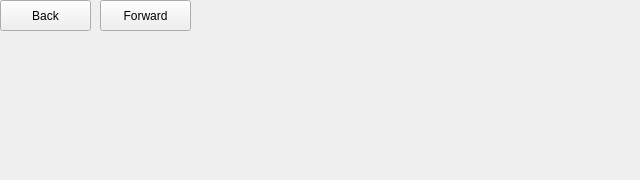
<?xml version="1.0" encoding="UTF-8"?>
<ui version="4.0">
 <class>ResourceBrowser</class>
 <widget class="QDockWidget" name="ResourceBrowser">
  <property name="geometry">
   <rect>
    <x>0</x>
    <y>0</y>
    <width>640</width>
    <height>180</height>
   </rect>
  </property>
  <property name="minimumSize">
   <size>
    <width>640</width>
    <height>180</height>
   </size>
  </property>
  <property name="windowTitle">
   <string>ui.resourcebrowser.title</string>
  </property>
  <widget class="QWidget" name="dockWidgetContents">
   <widget class="QScrollArea" name="resourceScroll">
    <property name="geometry">
     <rect>
      <x>0</x>
      <y>30</y>
      <width>641</width>
      <height>131</height>
     </rect>
    </property>
    <property name="frameShape">
     <enum>QFrame::NoFrame</enum>
    </property>
    <property name="frameShadow">
     <enum>QFrame::Sunken</enum>
    </property>
    <property name="widgetResizable">
     <bool>true</bool>
    </property>
    <widget class="QWidget" name="scrollAreaWidgetContents">
     <property name="geometry">
      <rect>
       <x>0</x>
       <y>0</y>
       <width>641</width>
       <height>131</height>
      </rect>
     </property>
    </widget>
   </widget>
   <widget class="QPushButton" name="back">
    <property name="geometry">
     <rect>
      <x>0</x>
      <y>0</y>
      <width>91</width>
      <height>31</height>
     </rect>
    </property>
    <property name="text">
     <string>Back</string>
    </property>
    <property name="icon">
     <iconset theme="go-previous"/>
    </property>
   </widget>
   <widget class="QPushButton" name="forward">
    <property name="geometry">
     <rect>
      <x>100</x>
      <y>0</y>
      <width>91</width>
      <height>31</height>
     </rect>
    </property>
    <property name="text">
     <string>Forward</string>
    </property>
    <property name="icon">
     <iconset theme="go-next"/>
    </property>
    <property name="flat">
     <bool>false</bool>
    </property>
   </widget>
  </widget>
 </widget>
 <resources/>
 <connections/>
</ui>
